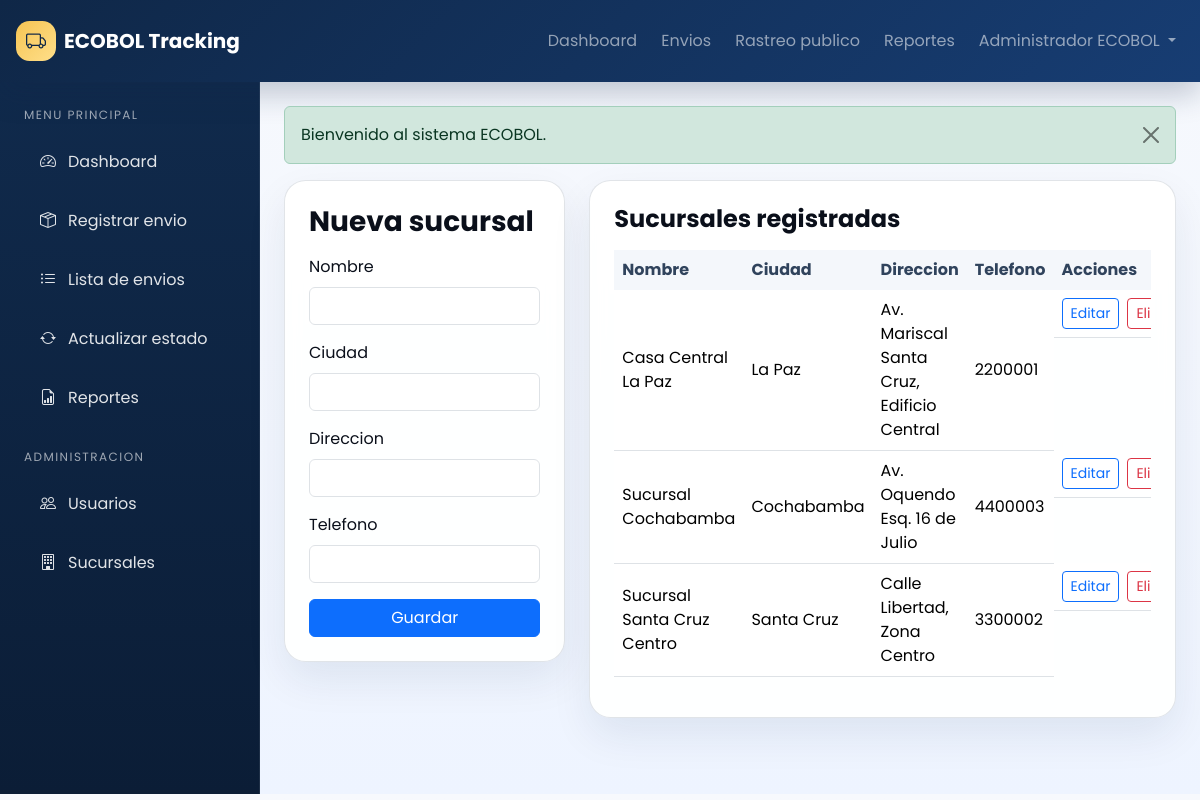
The app's page /frontend/index.php?route=sucursales.index (signed in) with its own data.
### tables this page shows
CREATE TABLE sucursales (
    id_sucursal INT AUTO_INCREMENT PRIMARY KEY,
    nombre VARCHAR(120) NOT NULL,
    ciudad VARCHAR(100) NOT NULL,
    direccion VARCHAR(200) NOT NULL,
    telefono VARCHAR(30) NOT NULL,
    UNIQUE KEY uk_sucursal_nombre_ciudad (nombre, ciudad)
);

### backend/controllers/SucursalController.php (called while the page is built, shortened)
<?php
class SucursalController
{
    public function index(): void
    {
        $sucursalModel = new Sucursal($this->pdo);
        $sucursales = $sucursalModel->all();
        $sucursalEditar = null;
        require __DIR__ . '/../../frontend/pages/sucursales.php';
    }
}

### backend/utils/helpers.php (called while the page is built, shortened)
<?php
function base_url(string $path = ''): string
{
    $base = rtrim(str_replace('\\', '/', dirname($_SERVER['SCRIPT_NAME'] ?? '')), '/');
    $base = $base === '/' ? '' : $base;
    $path = ltrim($path, '/');
    if (str_starts_with($path, 'frontend/')) {
        $path = substr($path, 9);
    }
    return $base . '/' . $path;
}
function asset(string $path): string
{
    return base_url('frontend/assets/' . ltrim($path, '/'));
}
function e(?string $value): string
{
    return htmlspecialchars($value ?? '', ENT_QUOTES, 'UTF-8');
}
function flash_all(): array
{
    $all = $_SESSION['flash'] ?? [];
    return is_array($all) ? $all : [];
}
function old(string $key, string $default = ''): string
{
    return $_SESSION['old'][$key] ?? $default;
}
function auth_user(): ?array
{
    return $_SESSION['auth_user'] ?? null;
}

### backend/models/Sucursal.php (called while the page is built, shortened)
<?php
class Sucursal
{
    public function all(): array
    {
        return $this->pdo->query('SELECT * FROM sucursales ORDER BY nombre ASC')->fetchAll();
    }
}

### frontend/pages/sucursales.php (the view, shortened to what this page needs)
<?php require __DIR__ . '/../components/head.php'; ?>
<div class="ecobol-layout">
    <?php require __DIR__ . '/../components/navbar.php'; ?>
    <div class="app-shell">
        <?php require __DIR__ . '/../components/sidebar.php'; ?>
        <main class="app-main">
            <?php require __DIR__ . '/../components/alerts.php'; ?>
            <div class="row g-4">
                <div class="col-lg-4">
                    <div class="form-card p-4">
                        <h3 class="fw-bold mb-3"><?= $sucursalEditar ? 'Editar sucursal' : 'Nueva sucursal' ?></h3>
                        <form method="POST" action="<?= e(base_url('frontend/index.php?route=' . ($sucursalEditar ? 'sucursales.update' : 'sucursales.store'))) ?>" class="needs-validation" novalidate>
                            <div class="mb-3">
                                <label class="form-label">Nombre</label>
                                <input type="text" name="nombre" class="form-control" value="<?= e($sucursalEditar['nombre'] ?? old('nombre')) ?>" required>
                            </div>
                            <div class="mb-3">
                                <label class="form-label">Ciudad</label>
                                <input type="text" name="ciudad" class="form-control" value="<?= e($sucursalEditar['ciudad'] ?? old('ciudad')) ?>" required>
                            </div>
                            <div class="mb-3">
                                <label class="form-label">Direccion</label>
                                <input type="text" name="direccion" class="form-control" value="<?= e($sucursalEditar['direccion'] ?? old('direccion')) ?>" required>
                            </div>
                            <div class="mb-3">
                                <label class="form-label">Telefono</label>
                                <input type="text" name="telefono" class="form-control" value="<?= e($sucursalEditar['telefono'] ?? old('telefono')) ?>" required>
                            </div>
                            <button class="btn btn-primary w-100" type="submit"><?= $sucursalEditar ? 'Actualizar' : 'Guardar' ?></button>
                        </form>
                    </div>
                </div>
                <div class="col-lg-8">
                    <div class="table-card p-4">
                        <h4 class="fw-bold mb-3">Sucursales registradas</h4>
                        <div class="table-responsive">
                            <table class="table align-middle">
                                <thead>
                                    <tr>
                                        <th>Nombre</th>
                                        <th>Ciudad</th>
                                        <th>Direccion</th>
                                        <th>Telefono</th>
                                        <th>Acciones</th>
                                    </tr>
                                </thead>
                                <tbody>
                                    <?php foreach ($sucursales as $sucursal): ?>
                                        <tr>
                                            <td><?= e($sucursal['nombre']) ?></td>
                                            <td><?= e($sucursal['ciudad']) ?></td>
                                            <td><?= e($sucursal['direccion']) ?></td>
                                            <td><?= e($sucursal['telefono']) ?></td>
                                            <td class="d-flex gap-2">
                                                <a href="<?= e(base_url('frontend/index.php?route=sucursales.index&edit=' . $sucursal['id_sucursal'])) ?>" class="btn btn-sm btn-outline-primary">Editar</a>
                                                <form method="POST" action="<?= e(base_url('frontend/index.php?route=sucursales.delete')) ?>" onsubmit="return confirm('¿Eliminar sucursal?');">
                                                    <button class="btn btn-sm btn-outline-danger" type="submit">Eliminar</button>
                                                </form>
                                            </td>
                                        </tr>
                                    <?php endforeach; ?>
                                </tbody>
                            </table>
                        </div>
                    </div>
                </div>
            </div>
        </main>
    </div>
</div>
<?php require __DIR__ . '/../components/footer.php'; ?>

### frontend/index.php (shortened to what this page needs)
<?php
require_once __DIR__ . '/../backend/utils/helpers.php';
require_once __DIR__ . '/../backend/models/Sucursal.php';
require_once __DIR__ . '/../backend/controllers/SucursalController.php';
try {
    $pdo = (new Database())->connect();
    $route = (string) ($_GET['route'] ?? '');
    $sucursalController = new SucursalController($pdo);
    switch ($route) {
        case 'sucursales.index':
            $sucursalController->index();
            break;
    }
} catch (Throwable $exception) {
    render_error_page(500, 'Error interno del sistema', 'Ocurrio un error inesperado al procesar la solicitud.', $exception->getMessage());
}

### frontend/components/head.php (shortened to what this page needs)
<?php $bodyClass = $bodyClass ?? 'app-body'; ?>
<!doctype html>
<html lang="es">
<head>
    <link href="https://cdn.jsdelivr.net/npm/bootstrap@5.3.3/dist/css/bootstrap.min.css" rel="stylesheet">
    <link href="https://cdn.jsdelivr.net/npm/bootstrap-icons@1.11.3/font/bootstrap-icons.min.css" rel="stylesheet">
    <link rel="stylesheet" href="<?= e(asset('css/styles.css')) ?>">
</head>
<body class="<?= e($bodyClass) ?>">

### frontend/components/navbar.php (shortened to what this page needs)
<?php $user = auth_user(); ?>
<nav class="navbar navbar-expand-lg navbar-dark ecobol-navbar px-3 py-3">
    <a class="navbar-brand fw-bold d-flex align-items-center gap-2" href="<?= e(base_url('frontend/index.php?route=dashboard')) ?>">
        <span class="brand-mark"><i class="bi bi-truck"></i></span>
        <span>ECOBOL Tracking</span>
    </a>
    <div class="collapse navbar-collapse" id="topbarNav">
        <ul class="navbar-nav ms-auto align-items-lg-center gap-lg-2">
            <li class="nav-item"><a class="nav-link" href="<?= e(base_url('frontend/index.php?route=dashboard')) ?>">Dashboard</a></li>
            <li class="nav-item"><a class="nav-link" href="<?= e(base_url('frontend/index.php?route=envios.index')) ?>">Envios</a></li>
            <li class="nav-item"><a class="nav-link" href="<?= e(base_url('frontend/index.php?route=rastreo.public')) ?>">Rastreo publico</a></li>
            <?php if ($user && $user['rol'] === 'administrador'): ?>
                <li class="nav-item"><a class="nav-link" href="<?= e(base_url('frontend/index.php?route=reportes.index')) ?>">Reportes</a></li>
            <?php endif; ?>
            <li class="nav-item dropdown">
                <a class="nav-link dropdown-toggle" href="#" role="button" data-bs-toggle="dropdown">
                    <?= e($user['nombre'] ?? 'Usuario') ?>
                </a>
            </li>
        </ul>
    </div>
</nav>

### frontend/components/sidebar.php
<aside class="ecobol-sidebar">
    <div class="sidebar-section">
        <div class="sidebar-label">Menu principal</div>
        <a href="<?= e(base_url('frontend/index.php?route=dashboard')) ?>" class="sidebar-link"><i class="bi bi-speedometer2"></i> Dashboard</a>
        <a href="<?= e(base_url('frontend/index.php?route=envios.create')) ?>" class="sidebar-link"><i class="bi bi-box-seam"></i> Registrar envio</a>
        <a href="<?= e(base_url('frontend/index.php?route=envios.index')) ?>" class="sidebar-link"><i class="bi bi-list-ul"></i> Lista de envios</a>
        <a href="<?= e(base_url('frontend/index.php?route=envios.estado')) ?>" class="sidebar-link"><i class="bi bi-arrow-repeat"></i> Actualizar estado</a>
        <a href="<?= e(base_url('frontend/index.php?route=reportes.index')) ?>" class="sidebar-link"><i class="bi bi-file-earmark-bar-graph"></i> Reportes</a>
    </div>
    <?php if (($user = auth_user()) && $user['rol'] === 'administrador'): ?>
        <div class="sidebar-section mt-4">
            <div class="sidebar-label">Administracion</div>
            <a href="<?= e(base_url('frontend/index.php?route=usuarios.index')) ?>" class="sidebar-link"><i class="bi bi-people"></i> Usuarios</a>
            <a href="<?= e(base_url('frontend/index.php?route=sucursales.index')) ?>" class="sidebar-link"><i class="bi bi-building"></i> Sucursales</a>
        </div>
    <?php endif; ?>
</aside>

### frontend/components/alerts.php (shortened to what this page needs)
<?php
$flashes = flash_all();
foreach ($flashes as $flash):
    $type = $flash['type'] ?? 'info';
?>
    <div class="alert alert-<?= e($type) ?> alert-dismissible fade show" role="alert">
        <?= e($flash['message'] ?? '') ?>
        <button type="button" class="btn-close" data-bs-dismiss="alert"></button>
    </div>
<?php endforeach; ?>

### frontend/components/footer.php (shortened to what this page needs)
</body>
</html>

### frontend/assets/css/styles.css (style rules this page uses)
:root { --ecobol-navy: #0f2747; --ecobol-blue: #1d5cff; --ecobol-cyan: #22b8cf; --ecobol-gold: #f6c453; --ecobol-ink: #0a0f1a; --ecobol-surface: #ffffff; --ecobol-bg: #eef3fb; --ecobol-border: rgba(15, 39, 71, 0.12); }
* { box-sizing: border-box; }
body { font-family: 'Poppins', sans-serif; background: linear-gradient(180deg, #f7f9fd 0%, #eef4ff 100%); color: var(--ecobol-ink); }
a { text-decoration: none; }
.ecobol-navbar { background: linear-gradient(135deg, var(--ecobol-navy), #173d73); box-shadow: 0 12px 30px rgba(15, 39, 71, 0.24); }
.brand-mark { display: inline-flex; align-items: center; justify-content: center; width: 2.5rem; height: 2.5rem; border-radius: 0.85rem; background: linear-gradient(135deg, var(--ecobol-gold), #ffdf8a); color: var(--ecobol-navy); }
.app-shell { display: grid; grid-template-columns: 260px minmax(0, 1fr); gap: 0; min-height: calc(100vh - 88px); }
.ecobol-sidebar { background: linear-gradient(180deg, #102a4c 0%, #0b1d36 100%); color: #fff; padding: 1.5rem; border-right: 1px solid rgba(255,255,255,0.08); }
.sidebar-label { text-transform: uppercase; letter-spacing: 0.12em; font-size: 0.75rem; color: rgba(255,255,255,0.6); margin-bottom: 0.75rem; }
.sidebar-link { display: flex; align-items: center; gap: 0.75rem; color: rgba(255,255,255,0.88); padding: 0.85rem 1rem; border-radius: 0.85rem; margin-bottom: 0.5rem; transition: all 0.2s ease; }
.app-main { padding: 1.5rem; }
.page-card, .metric-card, .form-card, .table-card { background: rgba(255,255,255,0.92); backdrop-filter: blur(8px); border: 1px solid var(--ecobol-border); border-radius: 1.35rem; box-shadow: 0 18px 40px rgba(15, 39, 71, 0.08); }
.table thead th { background: #f4f7fb; color: #30435c; border-bottom: none; }

### records on screen
sucursales: nombre "Casa Central La Paz", ciudad "La Paz", direccion "Av. Mariscal Santa Cruz, Edificio Central", telefono "2200001"
sucursales: nombre "Sucursal Cochabamba", ciudad "Cochabamba", direccion "Av. Oquendo Esq. 16 de Julio", telefono "4400003"
sucursales: nombre "Sucursal Santa Cruz Centro", ciudad "Santa Cruz", direccion "Calle Libertad, Zona Centro", telefono "3300002"

### other values on screen
$user['nombre'] "Administrador ECOBOL"
$flash['message'] "Bienvenido al sistema ECOBOL."
